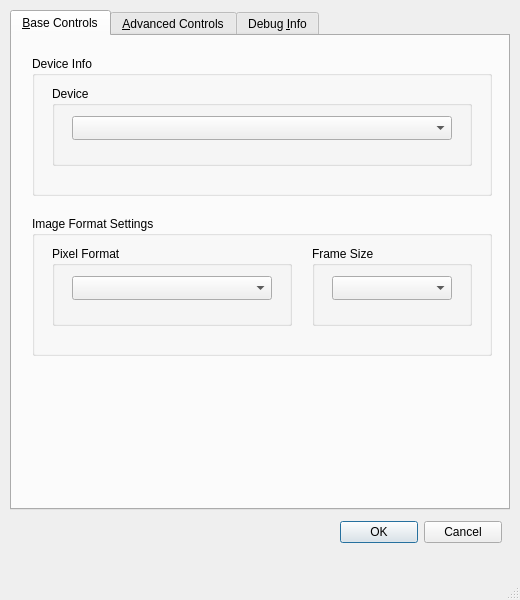
<?xml version="1.0" encoding="UTF-8"?>
<ui version="4.0">
 <class>V4LSettings</class>
 <widget class="QMainWindow" name="V4LSettings">
  <property name="geometry">
   <rect>
    <x>0</x>
    <y>0</y>
    <width>520</width>
    <height>600</height>
   </rect>
  </property>
  <property name="windowTitle">
   <string>MainWindow</string>
  </property>
  <widget class="QWidget" name="centralwidget">
   <widget class="QTabWidget" name="tabWidget">
    <property name="geometry">
     <rect>
      <x>10</x>
      <y>10</y>
      <width>500</width>
      <height>500</height>
     </rect>
    </property>
    <property name="currentIndex">
     <number>0</number>
    </property>
    <widget class="QWidget" name="base">
     <attribute name="title">
      <string>&amp;Base Controls</string>
     </attribute>
     <widget class="QGroupBox" name="deviceInfoBox">
      <property name="geometry">
       <rect>
        <x>20</x>
        <y>20</y>
        <width>460</width>
        <height>140</height>
       </rect>
      </property>
      <property name="title">
       <string>Device Info</string>
      </property>
      <widget class="QGroupBox" name="deviceBox">
       <property name="geometry">
        <rect>
         <x>20</x>
         <y>30</y>
         <width>420</width>
         <height>80</height>
        </rect>
       </property>
       <property name="title">
        <string>Device</string>
       </property>
       <widget class="QComboBox" name="device">
        <property name="geometry">
         <rect>
          <x>20</x>
          <y>30</y>
          <width>380</width>
          <height>24</height>
         </rect>
        </property>
       </widget>
      </widget>
     </widget>
     <widget class="QGroupBox" name="imageSettingsBox">
      <property name="geometry">
       <rect>
        <x>20</x>
        <y>180</y>
        <width>460</width>
        <height>140</height>
       </rect>
      </property>
      <property name="title">
       <string>Image Format Settings</string>
      </property>
      <widget class="QGroupBox" name="pixelSettingsBox">
       <property name="geometry">
        <rect>
         <x>20</x>
         <y>30</y>
         <width>240</width>
         <height>80</height>
        </rect>
       </property>
       <property name="title">
        <string>Pixel Format</string>
       </property>
       <widget class="QComboBox" name="pixelformat">
        <property name="geometry">
         <rect>
          <x>20</x>
          <y>30</y>
          <width>200</width>
          <height>24</height>
         </rect>
        </property>
       </widget>
      </widget>
      <widget class="QGroupBox" name="frameSizeBox">
       <property name="geometry">
        <rect>
         <x>280</x>
         <y>30</y>
         <width>160</width>
         <height>80</height>
        </rect>
       </property>
       <property name="title">
        <string>Frame Size</string>
       </property>
       <widget class="QComboBox" name="frameSize">
        <property name="geometry">
         <rect>
          <x>20</x>
          <y>30</y>
          <width>120</width>
          <height>24</height>
         </rect>
        </property>
        <property name="layoutDirection">
         <enum>Qt::LeftToRight</enum>
        </property>
       </widget>
      </widget>
     </widget>
    </widget>
    <widget class="QWidget" name="advanced">
     <attribute name="title">
      <string>&amp;Advanced Controls</string>
     </attribute>
     <widget class="QGroupBox" name="advancedInfoBox">
      <property name="enabled">
       <bool>true</bool>
      </property>
      <property name="geometry">
       <rect>
        <x>20</x>
        <y>20</y>
        <width>460</width>
        <height>140</height>
       </rect>
      </property>
      <property name="title">
       <string>Advanced Device Configuration</string>
      </property>
      <widget class="QGroupBox" name="captureModeBox">
       <property name="geometry">
        <rect>
         <x>20</x>
         <y>30</y>
         <width>420</width>
         <height>80</height>
        </rect>
       </property>
       <property name="title">
        <string>Device</string>
       </property>
       <widget class="QComboBox" name="captureMode">
        <property name="geometry">
         <rect>
          <x>20</x>
          <y>30</y>
          <width>380</width>
          <height>24</height>
         </rect>
        </property>
       </widget>
      </widget>
     </widget>
     <widget class="QGroupBox" name="videoSettingsBox">
      <property name="geometry">
       <rect>
        <x>20</x>
        <y>170</y>
        <width>460</width>
        <height>140</height>
       </rect>
      </property>
      <property name="title">
       <string>Video Format Settings</string>
      </property>
      <widget class="QGroupBox" name="videoModeBox">
       <property name="geometry">
        <rect>
         <x>20</x>
         <y>30</y>
         <width>240</width>
         <height>80</height>
        </rect>
       </property>
       <property name="title">
        <string>Video Mode</string>
       </property>
       <widget class="QComboBox" name="videoMode">
        <property name="geometry">
         <rect>
          <x>20</x>
          <y>30</y>
          <width>200</width>
          <height>24</height>
         </rect>
        </property>
       </widget>
      </widget>
      <widget class="QGroupBox" name="colorSpaceBox">
       <property name="geometry">
        <rect>
         <x>280</x>
         <y>30</y>
         <width>160</width>
         <height>80</height>
        </rect>
       </property>
       <property name="title">
        <string>Color Space</string>
       </property>
       <widget class="QComboBox" name="colorSpace">
        <property name="geometry">
         <rect>
          <x>20</x>
          <y>30</y>
          <width>120</width>
          <height>24</height>
         </rect>
        </property>
        <property name="layoutDirection">
         <enum>Qt::LeftToRight</enum>
        </property>
       </widget>
      </widget>
     </widget>
    </widget>
    <widget class="QWidget" name="debug">
     <attribute name="title">
      <string>Debug &amp;Info</string>
     </attribute>
     <widget class="QGroupBox" name="groupBox">
      <property name="geometry">
       <rect>
        <x>20</x>
        <y>20</y>
        <width>460</width>
        <height>440</height>
       </rect>
      </property>
      <property name="title">
       <string>Driver Capabilities</string>
      </property>
      <widget class="QListView" name="capabilities">
       <property name="enabled">
        <bool>true</bool>
       </property>
       <property name="geometry">
        <rect>
         <x>20</x>
         <y>30</y>
         <width>420</width>
         <height>380</height>
        </rect>
       </property>
       <property name="verticalScrollBarPolicy">
        <enum>Qt::ScrollBarAsNeeded</enum>
       </property>
       <property name="autoScroll">
        <bool>true</bool>
       </property>
       <property name="editTriggers">
        <set>QAbstractItemView::NoEditTriggers</set>
       </property>
       <property name="tabKeyNavigation">
        <bool>true</bool>
       </property>
       <property name="selectionMode">
        <enum>QAbstractItemView::NoSelection</enum>
       </property>
       <property name="movement">
        <enum>QListView::Free</enum>
       </property>
       <property name="resizeMode">
        <enum>QListView::Fixed</enum>
       </property>
       <property name="wordWrap">
        <bool>false</bool>
       </property>
      </widget>
     </widget>
    </widget>
   </widget>
   <widget class="QDialogButtonBox" name="buttonBox">
    <property name="geometry">
     <rect>
      <x>340</x>
      <y>520</y>
      <width>162</width>
      <height>25</height>
     </rect>
    </property>
    <property name="standardButtons">
     <set>QDialogButtonBox::Cancel|QDialogButtonBox::Ok</set>
    </property>
   </widget>
  </widget>
  <widget class="QMenuBar" name="menubar">
   <property name="geometry">
    <rect>
     <x>0</x>
     <y>0</y>
     <width>520</width>
     <height>21</height>
    </rect>
   </property>
  </widget>
  <widget class="QStatusBar" name="statusbar"/>
 </widget>
 <resources/>
 <connections>
  <connection>
   <sender>buttonBox</sender>
   <signal>clicked(QAbstractButton*)</signal>
   <receiver>V4LSettings</receiver>
   <slot>close()</slot>
   <hints>
    <hint type="sourcelabel">
     <x>420</x>
     <y>553</y>
    </hint>
    <hint type="destinationlabel">
     <x>259</x>
     <y>299</y>
    </hint>
   </hints>
  </connection>
 </connections>
</ui>
